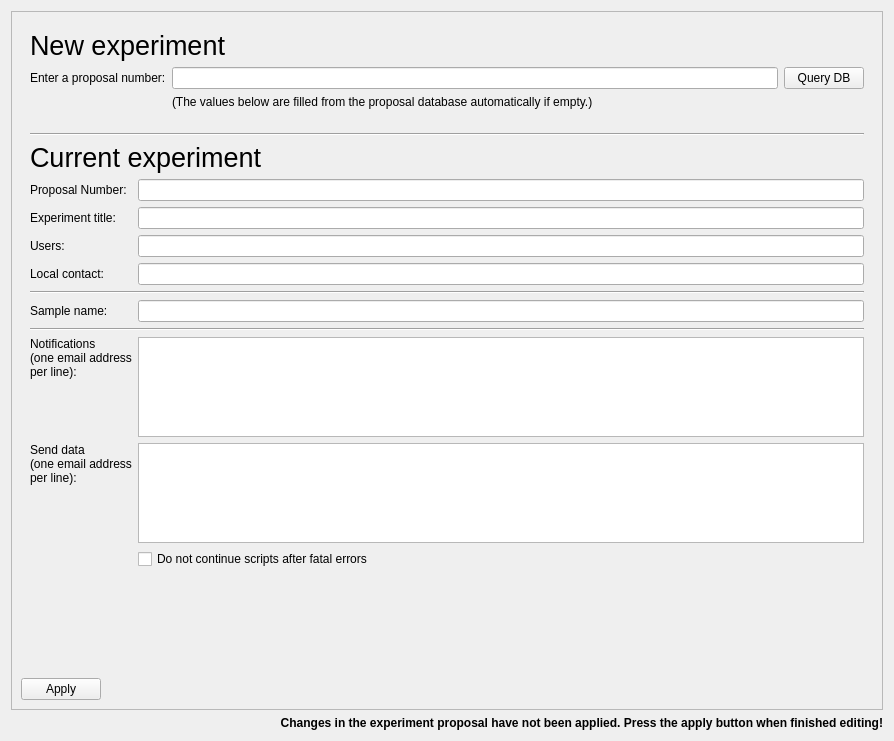
<?xml version="1.0" encoding="UTF-8"?>
<ui version="4.0">
 <class>Form</class>
 <widget class="QWidget" name="Form">
  <property name="geometry">
   <rect>
    <x>0</x>
    <y>0</y>
    <width>894</width>
    <height>741</height>
   </rect>
  </property>
  <property name="windowTitle">
   <string>Form</string>
  </property>
  <layout class="QVBoxLayout" name="verticalLayout">
   <item>
    <widget class="QFrame" name="frame">
     <property name="frameShape">
      <enum>QFrame::StyledPanel</enum>
     </property>
     <property name="frameShadow">
      <enum>QFrame::Raised</enum>
     </property>
     <layout class="QFormLayout" name="formLayout">
      <item row="0" column="0" colspan="2">
       <widget class="QWidget" name="newBox" native="true">
        <layout class="QGridLayout" name="gridLayout_3">
         <item row="0" column="0" colspan="2">
          <widget class="QLabel" name="label_5">
           <property name="font">
            <font>
             <pointsize>20</pointsize>
             <weight>50</weight>
             <italic>false</italic>
             <bold>false</bold>
            </font>
           </property>
           <property name="styleSheet">
            <string notr="true">font: 20pt;</string>
           </property>
           <property name="text">
            <string>New experiment</string>
           </property>
          </widget>
         </item>
         <item row="1" column="0">
          <widget class="QLabel" name="label_4">
           <property name="text">
            <string>Enter a proposal number:</string>
           </property>
          </widget>
         </item>
         <item row="1" column="1">
          <widget class="QLineEdit" name="proposalNum"/>
         </item>
         <item row="1" column="2">
          <widget class="QPushButton" name="queryDBButton">
           <property name="toolTip">
            <string>&lt;html&gt;&lt;head/&gt;&lt;body&gt;&lt;p&gt;Query the Proposal Database for Information about this proposal number.&lt;/p&gt;&lt;/body&gt;&lt;/html&gt;</string>
           </property>
           <property name="text">
            <string>Query DB</string>
           </property>
          </widget>
         </item>
         <item row="2" column="1" colspan="2">
          <widget class="QLabel" name="propdbInfo">
           <property name="text">
            <string>(The values below are filled from the proposal database automatically if empty.)</string>
           </property>
          </widget>
         </item>
        </layout>
       </widget>
      </item>
      <item row="2" column="0" colspan="2">
       <widget class="QWidget" name="dataBox" native="true">
        <layout class="QVBoxLayout" name="verticalLayout_2">
         <item>
          <layout class="QGridLayout" name="gridLayout">
           <item row="2" column="0">
            <widget class="QLabel" name="label_12">
             <property name="text">
              <string>Proposal Number: </string>
             </property>
            </widget>
           </item>
           <item row="1" column="0" colspan="2">
            <widget class="QLabel" name="label_9">
             <property name="font">
              <font>
               <pointsize>20</pointsize>
               <weight>50</weight>
               <italic>false</italic>
               <bold>false</bold>
              </font>
             </property>
             <property name="styleSheet">
              <string notr="true">font: 20pt;</string>
             </property>
             <property name="text">
              <string>Current experiment</string>
             </property>
            </widget>
           </item>
           <item row="5" column="0">
            <widget class="QLabel" name="label_8">
             <property name="text">
              <string>Local contact:</string>
             </property>
            </widget>
           </item>
           <item row="5" column="1">
            <widget class="QLineEdit" name="localContact"/>
           </item>
           <item row="7" column="0">
            <widget class="QLabel" name="label_3">
             <property name="text">
              <string>Sample name:</string>
             </property>
            </widget>
           </item>
           <item row="4" column="0">
            <widget class="QLabel" name="label_7">
             <property name="text">
              <string>Users:</string>
             </property>
            </widget>
           </item>
           <item row="3" column="0">
            <widget class="QLabel" name="label_6">
             <property name="text">
              <string>Experiment title:</string>
             </property>
            </widget>
           </item>
           <item row="10" column="1">
            <widget class="QPlainTextEdit" name="dataEmails">
             <property name="sizePolicy">
              <sizepolicy hsizetype="Expanding" vsizetype="Minimum">
               <horstretch>0</horstretch>
               <verstretch>0</verstretch>
              </sizepolicy>
             </property>
             <property name="maximumSize">
              <size>
               <width>16777215</width>
               <height>100</height>
              </size>
             </property>
            </widget>
           </item>
           <item row="9" column="1">
            <widget class="QPlainTextEdit" name="notifEmails">
             <property name="sizePolicy">
              <sizepolicy hsizetype="Expanding" vsizetype="Minimum">
               <horstretch>0</horstretch>
               <verstretch>0</verstretch>
              </sizepolicy>
             </property>
             <property name="minimumSize">
              <size>
               <width>0</width>
               <height>100</height>
              </size>
             </property>
             <property name="maximumSize">
              <size>
               <width>16777215</width>
               <height>100</height>
              </size>
             </property>
            </widget>
           </item>
           <item row="8" column="0" colspan="2">
            <widget class="Line" name="line_3">
             <property name="orientation">
              <enum>Qt::Horizontal</enum>
             </property>
            </widget>
           </item>
           <item row="9" column="0">
            <widget class="QLabel" name="label_10">
             <property name="sizePolicy">
              <sizepolicy hsizetype="Preferred" vsizetype="Minimum">
               <horstretch>0</horstretch>
               <verstretch>0</verstretch>
              </sizepolicy>
             </property>
             <property name="text">
              <string>Notifications&lt;br/&gt;(one email address &lt;br/&gt;per line):</string>
             </property>
             <property name="alignment">
              <set>Qt::AlignLeading|Qt::AlignLeft|Qt::AlignTop</set>
             </property>
             <property name="wordWrap">
              <bool>true</bool>
             </property>
            </widget>
           </item>
           <item row="6" column="0" colspan="2">
            <widget class="Line" name="line_2">
             <property name="orientation">
              <enum>Qt::Horizontal</enum>
             </property>
            </widget>
           </item>
           <item row="0" column="0" colspan="2">
            <widget class="Line" name="line">
             <property name="orientation">
              <enum>Qt::Horizontal</enum>
             </property>
            </widget>
           </item>
           <item row="10" column="0">
            <widget class="QLabel" name="label_11">
             <property name="sizePolicy">
              <sizepolicy hsizetype="Preferred" vsizetype="Minimum">
               <horstretch>0</horstretch>
               <verstretch>0</verstretch>
              </sizepolicy>
             </property>
             <property name="text">
              <string>&lt;html&gt;&lt;head/&gt;&lt;body&gt;&lt;p&gt;Send data&lt;br/&gt;(one email address &lt;br/&gt;per line):&lt;/p&gt;&lt;/body&gt;&lt;/html&gt;</string>
             </property>
             <property name="alignment">
              <set>Qt::AlignLeading|Qt::AlignLeft|Qt::AlignTop</set>
             </property>
             <property name="wordWrap">
              <bool>true</bool>
             </property>
            </widget>
           </item>
           <item row="7" column="1">
            <widget class="QLineEdit" name="sampleName"/>
           </item>
           <item row="11" column="1">
            <widget class="QCheckBox" name="errorAbortBox">
             <property name="text">
              <string>Do not continue scripts after fatal errors</string>
             </property>
            </widget>
           </item>
           <item row="3" column="1">
            <widget class="QLineEdit" name="expTitle"/>
           </item>
           <item row="4" column="1">
            <widget class="QLineEdit" name="users"/>
           </item>
           <item row="2" column="1">
            <widget class="QLineEdit" name="proposalID">
             <property name="readOnly">
              <bool>true</bool>
             </property>
            </widget>
           </item>
          </layout>
         </item>
        </layout>
       </widget>
      </item>
      <item row="3" column="0">
       <spacer name="verticalSpacer">
        <property name="orientation">
         <enum>Qt::Vertical</enum>
        </property>
        <property name="sizeHint" stdset="0">
         <size>
          <width>0</width>
          <height>20</height>
         </size>
        </property>
       </spacer>
      </item>
      <item row="4" column="0" colspan="2">
       <widget class="QDialogButtonBox" name="buttonBox">
        <property name="layoutDirection">
         <enum>Qt::RightToLeft</enum>
        </property>
        <property name="standardButtons">
         <set>QDialogButtonBox::Apply</set>
        </property>
       </widget>
      </item>
     </layout>
    </widget>
   </item>
   <item>
    <widget class="QLabel" name="applyWarningLabel">
     <property name="font">
      <font>
       <weight>75</weight>
       <bold>true</bold>
      </font>
     </property>
     <property name="text">
      <string>Changes in the experiment proposal have not been applied. Press the apply button when finished editing!</string>
     </property>
     <property name="alignment">
      <set>Qt::AlignRight|Qt::AlignTrailing|Qt::AlignVCenter</set>
     </property>
     <property name="textInteractionFlags">
      <set>Qt::NoTextInteraction</set>
     </property>
    </widget>
   </item>
  </layout>
 </widget>
 <resources/>
 <connections/>
</ui>
